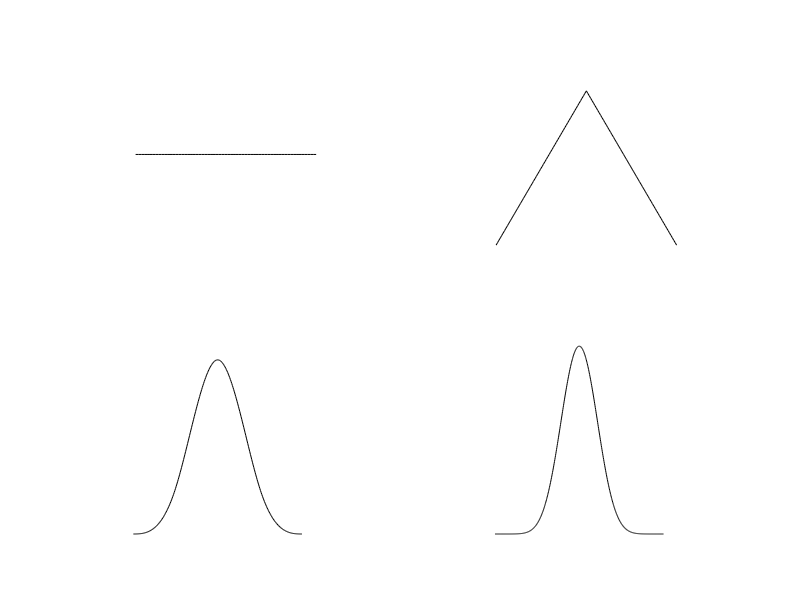

Recreate this plot in MATLAB.
% Example Matlab script as provided with textbook:
%
%  Fundamentals of Digital Image Processing: A Practical Approach with Examples in Matlab
%  Chris J. Solomon and Toby P. Breckon, Wiley-Blackwell, 2010
%  ISBN: 0470844736, DOI:10.1002/9780470689776, http://www.fundipbook.com
%

f=ones(64,1); f=f./sum(f); 	%Define rectangle signal f and normalise
g=conv(f,f); g=g./sum(g); 	%Convolve f with itself to give g and normalise
h=conv(g,g); h=h./sum(h); 	%Convolve g with itself  to give h and normalise
j=conv(h,h); j=j./sum(j); 	%Convolve h with itself  to give j and normalise

subplot(2,2,1),plot(f,'k-'); axis square; axis off;
subplot(2,2,2),plot(g,'k-'); axis square; axis off;
subplot(2,2,3),plot(h,'k-'); axis square; axis off;
subplot(2,2,4),plot(j,'k-'); axis square; axis off;
